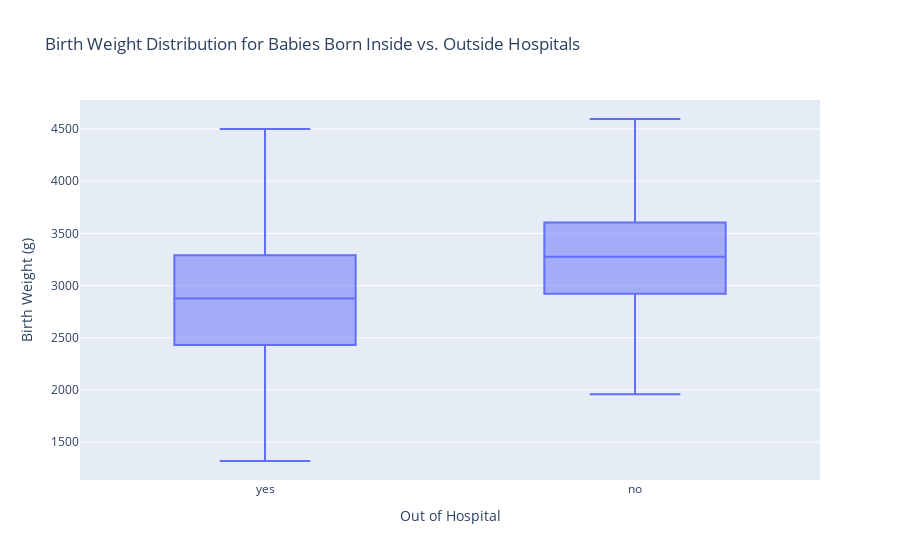

The code cell stored with this chart in its notebook:
### Code cell
import plotly.express as px

# assuming `df` is your DataFrame

fig = px.box(df, x='OutofHospital', y='Birth weight', 
             labels={"OutofHospital": "Out of Hospital", "Birth weight": "Birth Weight (g)"},
             title="Birth Weight Distribution for Babies Born Inside vs. Outside Hospitals")

fig.show()

# export plotly figures to html
import plotly.io as pio
pio.write_html(fig, file='fig/baby/boxplot1.html', auto_open=False)

### Figure 1 — Plotly figure (JSON) as saved in the notebook; plotly's stock layout.template omitted (floating-point values rounded to 4 significant figures; data arrays with more than 128 entries replaced by an {"elided": "..."} marker saying what was removed)
{"data": [{"alignmentgroup": "True", "hovertemplate": "Out of Hospital=%{x}<br>Birth Weight (g)=%{y}<extra></extra>", "legendgroup": "", "marker": {"color": "#636efa"}, "name": "", "notched": false, "offsetgroup": "", "orientation": "v", "showlegend": false, "type": "box", "x": {"elided": "138 str values"}, "x0": " ", "xaxis": "x", "y": {"elided": "138 int values"}, "y0": " ", "yaxis": "y"}], "layout": {"boxmode": "group", "legend": {"tracegroupgap": 0}, "title": {"text": "Birth Weight Distribution for Babies Born Inside vs. Outside Hospitals"}, "xaxis": {"anchor": "y", "domain": [0, 1], "title": {"text": "Out of Hospital"}}, "yaxis": {"anchor": "x", "domain": [0, 1], "title": {"text": "Birth Weight (g)"}}}}
